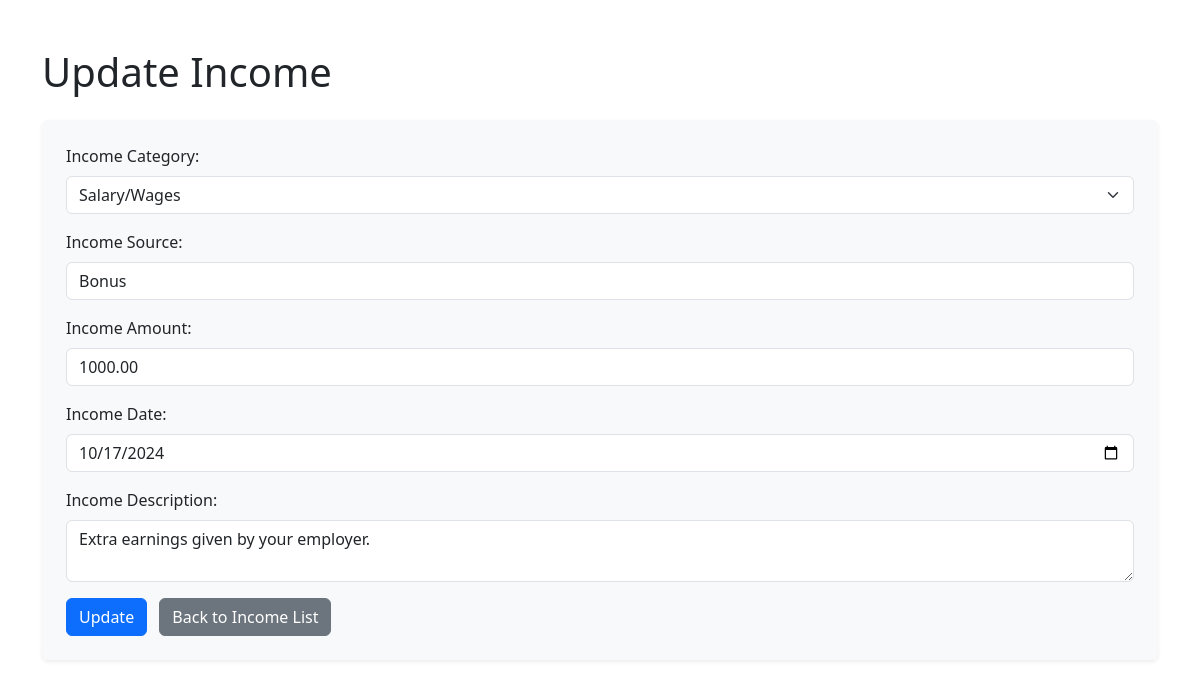
/myapp/update-income/3/, run on the app's committed database.
### myapp/models.py (models this page shows, shortened)
class Income(models.Model):
    INCOME_CATEGORIES = [
        ('Salary/Wages', 'Salary/Wages'),
        ('Business Income', 'Business Income'),
        ('Rental Income', 'Rental Income'),
        ('Investment Income', 'Investment Income'),
        ('Pension/Retirement Income', 'Pension/Retirement Income'),
        ('Interest Income', 'Interest Income'),
        ('Royalties', 'Royalties'),
        ('Freelance/Contractor Income', 'Freelance/Contractor Income'),
        ('Government Benefits', 'Government Benefits'),
        ('Dividends', 'Dividends'),
        ('Capital Gains', 'Capital Gains'),
        ('Annuities', 'Annuities'),
        ('Gifts/Inheritance', 'Gifts/Inheritance'),
        ('Other', 'Other'),
    ]
    income_category = models.CharField(max_length=50, choices=INCOME_CATEGORIES)
    income_source = models.CharField(max_length=255)
    income_amount = models.DecimalField(max_digits=10, decimal_places=2)
    income_date = models.DateField()
    income_description = models.TextField(blank=True, null=True)

### myapp/views.py (the view, shortened to what this page needs)
# urls.py: path('update-income/<int:income_id>/', views.update_income, name='update-income'),
def update_income(request, income_id):
    income = get_object_or_404(Income, id=income_id)
    return render(request, 'update_income_form.html', {'income': income})

### myapp/templates/update_income_form.html (shortened to what this page needs)
<!DOCTYPE html>
<html lang="en">
<head>
    <link href="https://cdn.jsdelivr.net/npm/bootstrap@5.3.3/dist/css/bootstrap.min.css" rel="stylesheet">
</head>
<body>
    <div class="container mt-5">
        <h1 class="mb-4">Update Income</h1>
        <form method="post" class="bg-light p-4 rounded shadow-sm">
            <div class="mb-3">
                <label for="income_category" class="form-label">Income Category:</label>
                <select name="income_category" id="income_category" class="form-select" required>
                    {% for category, display_name in income.INCOME_CATEGORIES %}
                        <option value="{{ category }}" {% if income.income_category == category %}selected{% endif %}>
                            {{ display_name }}
                        </option>
                    {% endfor %}
                </select>
            </div>
            <div class="mb-3">
                <label for="income_source" class="form-label">Income Source:</label>
                <input type="text" name="income_source" id="income_source" class="form-control" value="{{ income.income_source }}" required>
            </div>
            <div class="mb-3">
                <label for="income_amount" class="form-label">Income Amount:</label>
                <input type="number" name="income_amount" id="income_amount" class="form-control" step="0.01" value="{{ income.income_amount }}" required>
            </div>
            <div class="mb-3">
                <label for="income_date" class="form-label">Income Date:</label>
                <input type="date" name="income_date" id="income_date" class="form-control" value="{{ income.income_date|date:'Y-m-d' }}" required>
            </div>
            <div class="mb-3">
                <label for="income_description" class="form-label">Income Description:</label>
                <textarea name="income_description" id="income_description" class="form-control">{{ income.income_description }}</textarea>
            </div>
            <button type="submit" class="btn btn-primary">Update</button>
            <a href="{% url 'income_list' %}" class="btn btn-secondary ms-2">Back to Income List</a>
        </form>
    </div>
</body>
</html>

### data on the page
Income: income_category "Salary/Wages", income_source "Bonus", income_amount "1000.00", income_date "10/17/2024", income_description "Extra earnings given by your employer."
